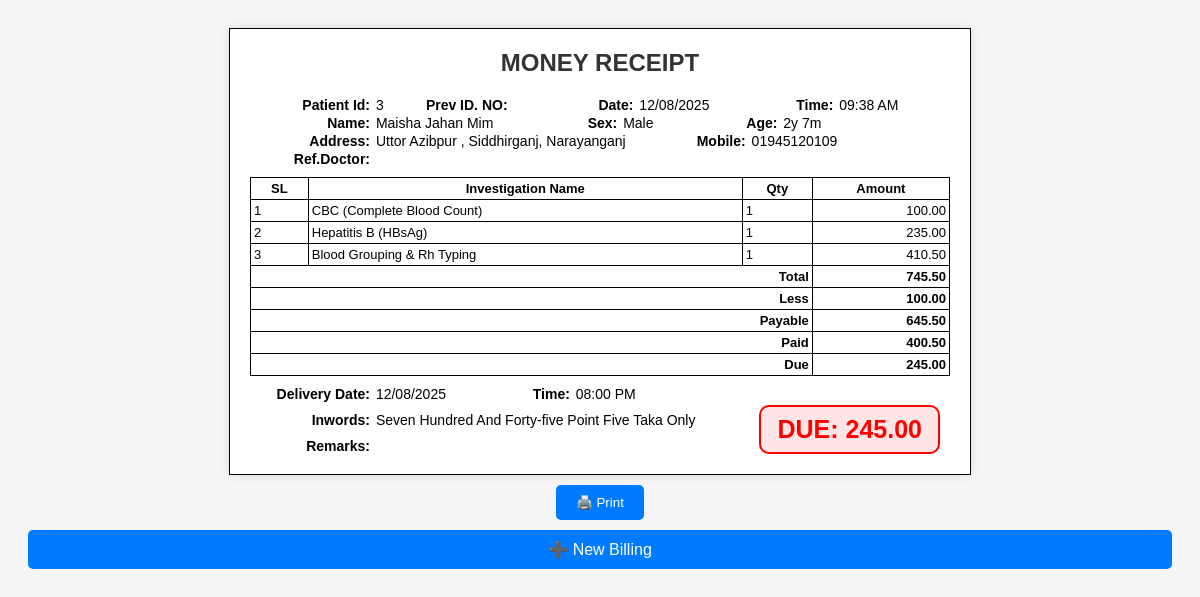
The app's page /receipt.php?patient_id=3 with its own data.
### tables this page shows
CREATE TABLE patients (
        patient_id INTEGER PRIMARY KEY AUTOINCREMENT,
        old_id TEXT,
        date TEXT,
        patient_name TEXT,
        sex TEXT,
        age TEXT,
        phone TEXT,
        ref_doctors TEXT,
        ref_name TEXT,
        delivery_date TEXT,
        delivery_time TEXT,
        remarks TEXT,
        less_total REAL,
        less_percent_total REAL,
        paid REAL,
        send_sms INTEGER,
        created_at TEXT,
        updated_at TEXT,
        address TEXT
    );

CREATE TABLE billing (
        id INTEGER PRIMARY KEY AUTOINCREMENT,
        patient_id INTEGER,
        service_id TEXT,
        service_name TEXT,
        price REAL,
        unit INTEGER,
        less_percent REAL,
        less REAL,
        final_price REAL,
        FOREIGN KEY (patient_id) REFERENCES patients(patient_id) ON DELETE CASCADE
    );

### receipt.php (the view, shortened to what this page needs)
<?php
include 'db_sqlite.php';
$patient_id = $_GET['patient_id'] ?? '';
$stmt = $pdo->prepare("SELECT * FROM patients WHERE patient_id = ?");
$stmt->execute([$patient_id]);
$patient = $stmt->fetch(PDO::FETCH_ASSOC);
$stmt = $pdo->prepare("SELECT * FROM billing WHERE patient_id = ?");
$stmt->execute([$patient_id]);
$services = $stmt->fetchAll(PDO::FETCH_ASSOC);
$total = 0;
foreach ($services as $s) {
    $total += $s['final_price'];
}
$less = $patient['less_total'];
$paid = $patient['paid'];
$due = ($total - $less) - $paid;
function numberToWords($number) {
    $hyphen      = '-';
    $conjunction = ' and ';
    $decimal     = ' point ';
    $dictionary  = array(
        0                   => 'zero',
        1                   => 'one',
        2                   => 'two',
        3                   => 'three',
        4                   => 'four',
        5                   => 'five',
        6                   => 'six',
        7                   => 'seven',
        8                   => 'eight',
        9                   => 'nine',
        10                  => 'ten',
        11                  => 'eleven',
        12                  => 'twelve',
        13                  => 'thirteen',
        14                  => 'fourteen',
        15                  => 'fifteen',
        16                  => 'sixteen',
        17                  => 'seventeen',
        18                  => 'eighteen',
        19                  => 'nineteen',
        20                  => 'twenty',
        30                  => 'thirty',
        40                  => 'forty',
        50                  => 'fifty',
        60                  => 'sixty',
        70                  => 'seventy',
        80                  => 'eighty',
        90                  => 'ninety',
        100                 => 'hundred',
        1000                => 'thousand',
        1000000             => 'million',
        1000000000          => 'billion',
        1000000000000       => 'trillion',
        1000000000000000    => 'quadrillion',
        1000000000000000000 => 'quintillion'
    );
    $string = $fraction = null;
    if (strpos($number, '.') !== false) {
        list($number, $fraction) = explode('.', $number);
    }
    switch (true) {
        case $number < 100:
            $tens   = ((int) ($number / 10)) * 10;
            $units   = $number % 10;
            $string = $dictionary[$tens];
            if ($units) {
                $string .= $hyphen . $dictionary[$units];
            }
            break;
        case $number < 1000:
            $hundreds  = $number / 100;
            $remainder = $number % 100;
            $string = $dictionary[$hundreds] . ' ' . $dictionary[100];
            if ($remainder) {
                $string .= $conjunction . numberToWords($remainder);
            }
            break;
    }
    if (null !== $fraction && is_numeric($fraction)) {
        $string .= $decimal;
        $words = array();
        foreach (str_split((string) $fraction) as $number) {
            $words[] = $dictionary[$number];
        }
        $string .= implode(' ', $words);
    }
    return $string;
}
$totalInWords = numberToWords($total) . ' taka only';
?>
<!DOCTYPE html>
<html>
<head>
</head>
<body>
<div class="receipt" id="printArea">
  <div class="title">MONEY RECEIPT</div>
  <div class="receipt-info">
    <strong>Patient Id:</strong> <?= $patient['patient_id'] ?> <strong>Prev ID. NO:</strong> <?= $patient['old_id'] ?> <strong>Date:</strong> <?= date('d/m/Y', strtotime($patient['date'])) ?> <strong>Time:</strong> <?= date('h:i A', strtotime($patient['created_at'])) ?>
  </div>
  <div class="receipt-info">
    <strong>Name:</strong> <?= $patient['patient_name'] ?> <strong>Sex:</strong> <?= $patient['sex'] ?> <strong>Age:</strong> <?= $patient['age'] ?>
  </div>
  <div class="receipt-info">
    <strong>Address:</strong> <?= $patient['address'] ?><strong>Mobile:</strong> <?= $patient['phone'] ?>
  </div>
  <div class="receipt-info">
    <strong>Ref.Doctor:</strong> <?= $patient['ref_doctors'] ?>
  </div>
  <table>
    <thead>
      <tr>
        <th>SL</th>
        <th>Investigation Name</th>
        <th>Qty</th>
        <th>Amount</th>
      </tr>
    </thead>
    <tbody>
      <?php
        foreach ($services as $index => $s) {
          $lineTotal = $s['final_price'];
          echo "<tr>
                  <td>" . ($index + 1) . "</td>
                  <td>{$s['service_name']}</td>
                  <td>{$s['unit']}</td>
                  <td class='text-right'>" . number_format($lineTotal, 2) . "</td>
                </tr>";
        }
      ?>
    </tbody>
    <tfoot>
      <tr><th colspan="3" class="text-right">Total</th><th class="text-right"><?= number_format($total, 2) ?></th></tr>
      <tr><th colspan="3" class="text-right">Less</th><th class="text-right"><?= number_format($patient['less_total'], 2) ?></th></tr>
      <tr><th colspan="3" class="text-right">Payable</th><th class="text-right"><?= number_format($total - $patient['less_total'], 2) ?></th></tr>
      <tr><th colspan="3" class="text-right">Paid</th><th class="text-right"><?= number_format($patient['paid'], 2) ?></th></tr>
      <tr><th colspan="3" class="text-right">Due</th><th class="text-right"><?= number_format(($total - $patient['less_total']) - $patient['paid'], 2) ?></th></tr>
    </tfoot>
  </table>
  <div class="footer-info">
    <strong>Delivery Date:</strong> <?= date('d/m/Y', strtotime($patient['delivery_date'])) ?> <strong>Time:</strong> <?= date('h:i A', strtotime($patient['delivery_time'])) ?>
  </div>
  <div class="footer-info">
    <strong>Inwords:</strong> <?= ucwords($totalInWords) ?>
  </div>
  <div class="footer-info">
    <strong>Remarks:</strong> <?= $patient['remarks'] ?>
  </div>
  <div class="status-box">
    <?php if ($due <= 0): ?>
      <div class="paid">PAID</div>
    <?php else: ?>
      <div class="due">DUE: <?= number_format($due, 2) ?></div>
    <?php endif; ?>
  </div>
</div>
<button class="btn-print" onclick="window.print()">🖨️ Print</button>
<a href="bill.php" class="btn-print">➕ New Billing</a>
</body>
</html>

### receipt.php (style rules this page uses)
body { font-family: Arial, sans-serif; padding: 20px; background-color: #f5f5f5; }
.receipt { position: relative; border: 1px solid #000; padding: 20px; width: 700px; margin: auto; background-color: white; box-shadow: 0 0 10px rgba(0,0,0,0.1); }
.title { text-align: center; font-size: 24px; font-weight: bold; margin-bottom: 20px; color: #333; }
table { width: 100%; border-collapse: collapse; margin-top: 10px; }
td, th { border: 1px solid #000; padding: 3px; font-size: 13px; }
.text-right { text-align: right; }
.btn-print { margin: 10px auto; display: block; padding: 10px 20px; background-color: #007bff; color: white; border: none; border-radius: 5px; cursor: pointer; text-decoration: none; text-align: center; }
.status-box { position: absolute; bottom: 20px; right: 30px; }
.due { font-size: 25px; font-weight: bold; color: red; border: 2px solid red; padding: 8px 16px; display: inline-block; border-radius: 10px; background-color: rgba(255, 0, 0, 0.1); }
.receipt-info { margin-bottom: 2px; font-size: 14px; text-align: left; }
.receipt-info strong { display: inline-block; width: 120px; text-align: right; padding-right: 2px; }
.footer-info { margin-top: 10px; font-size: 14px; text-align: left; }
.footer-info strong { display: inline-block; width: 120px; text-align: right; padding-right: 2px; }

### records on screen
patients: patient_id "3", date "12/08/2025", created_at "09:38 AM", patient_name "Maisha Jahan Mim", sex "Male", age "2y 7m", address "Uttor Azibpur , Siddhirganj, Narayanganj", phone "01945120109", less_total "100.00", $total-$patient['less_total'] "645.50", paid "400.50", ($total - $patient['less_total']) - $patient['paid'] "245.00", delivery_date "12/08/2025", delivery_time "08:00 PM", due "245.00"
billing: service_name "CBC (Complete Blood Count)", unit "1", final_price "100.00"
billing: service_name "Hepatitis B (HBsAg)", unit "1", final_price "235.00"
billing: service_name "Blood Grouping & Rh Typing", unit "1", final_price "410.50"

### other values on screen
$total "745.50"
$totalInWords "Seven Hundred And Forty-five Point Five Taka Only"
